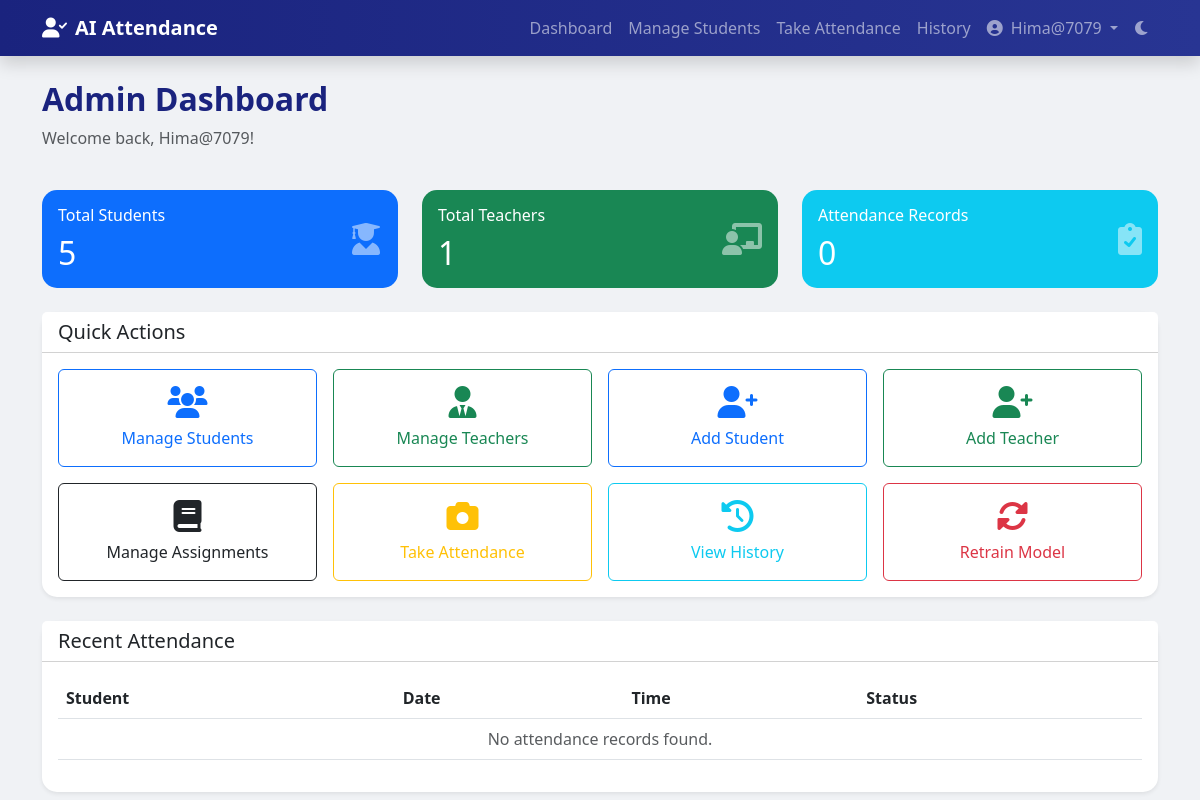
Before: /core/admin_dashboard/ (signed in) with the older database file.
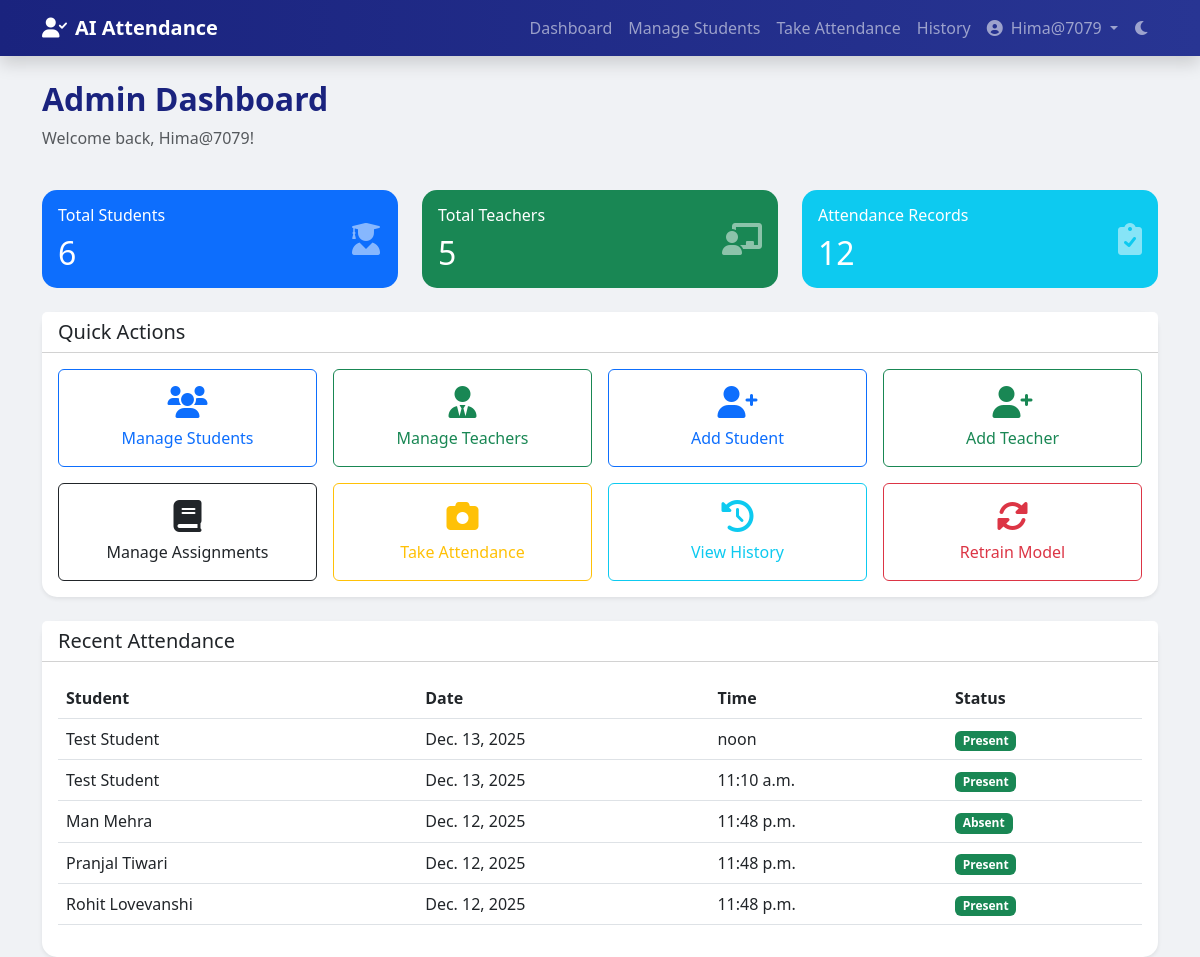
After: the same page with the newer database file.
### core/models.py (models this page shows, shortened)
class AttendanceRecord(models.Model):
    student = models.ForeignKey(Student, on_delete=models.CASCADE)
    date = models.DateField(default=datetime.date.today)
    time = models.TimeField(default=datetime.datetime.now)
    status = models.CharField(max_length=20, default='Present')
    subject = models.CharField(max_length=100, null=True, blank=True)
    class Meta:
        ordering = ['-date', '-time']

class Student(models.Model):
    user = models.OneToOneField(User, on_delete=models.CASCADE, null=True, blank=True)
    name = models.CharField(max_length=100)
    roll_number = models.CharField(max_length=20, unique=True)
    email = models.EmailField(max_length=100, null=True, blank=True)
    phone_number = models.CharField(max_length=15, null=True, blank=True)
    address = models.TextField(null=True, blank=True)
    date_of_birth = models.DateField(null=True, blank=True)
    department = models.CharField(max_length=100, null=True, blank=True)
    year = models.CharField(max_length=10, null=True, blank=True)
    section = models.CharField(max_length=10, null=True, blank=True)
    plain_password = models.CharField(max_length=128, null=True, blank=True)  # For display purposes only
    created_at = models.DateTimeField(auto_now_add=True)

### core/views.py (the view)
# urls.py: path('admin_dashboard/', views.admin_dashboard, name='admin_dashboard'),
@user_passes_test(lambda u: u.is_superuser)
def admin_dashboard(request):
    total_students = Student.objects.count()
    total_teachers = User.objects.filter(is_staff=True, is_superuser=False).count()
    total_attendance = AttendanceRecord.objects.count()
    recent_attendance = AttendanceRecord.objects.all().order_by('-date', '-time')[:5]
    context = {
        'total_students': total_students,
        'total_teachers': total_teachers,
        'total_attendance': total_attendance,
        'recent_attendance': recent_attendance,
    }
    return render(request, 'admin_dashboard.html', context)

### templates/admin_dashboard.html (shortened to what the changed rows need)
{% extends 'base.html' %}
{% block content %}
<div class="row mb-4">
    <div class="col-md-12">
        <h2 class="header-title">Admin Dashboard</h2>
    </div>
</div>
<div class="row mb-4">
    <div class="col-md-4">
        <div class="card bg-primary text-white h-100">
            <div class="card-body">
                <div class="d-flex justify-content-between align-items-center">
                    <div>
                        <h6 class="card-title mb-0">Total Students</h6>
                        <h2 class="mt-2 mb-0">{{ total_students }}</h2>
                    </div>
                </div>
            </div>
        </div>
    </div>
    <div class="col-md-4">
        <div class="card bg-success text-white h-100">
            <div class="card-body">
                <div class="d-flex justify-content-between align-items-center">
                    <div>
                        <h6 class="card-title mb-0">Total Teachers</h6>
                        <h2 class="mt-2 mb-0">{{ total_teachers }}</h2>
                    </div>
                </div>
            </div>
        </div>
    </div>
    <div class="col-md-4">
        <div class="card bg-info text-white h-100">
            <div class="card-body">
                <div class="d-flex justify-content-between align-items-center">
                    <div>
                        <h6 class="card-title mb-0">Attendance Records</h6>
                        <h2 class="mt-2 mb-0">{{ total_attendance }}</h2>
                    </div>
                </div>
            </div>
        </div>
    </div>
</div>
<div class="row">
    <div class="col-md-12">
        <div class="card shadow-sm">
            <div class="card-body">
                <div class="table-responsive">
                    <table class="table table-hover">
                        <thead>
                            <tr>
                                <th>Student</th>
                                <th>Date</th>
                                <th>Time</th>
                                <th>Status</th>
                            </tr>
                        </thead>
                        <tbody>
                            {% for record in recent_attendance %}
                            <tr>
                                <td>{{ record.student.name }}</td>
                                <td>{{ record.date }}</td>
                                <td>{{ record.time }}</td>
                                <td><span class="badge bg-success">{{ record.status }}</span></td>
                            </tr>
                            {% empty %}
                            <tr>
                                <td colspan="4" class="text-center text-muted">No attendance records found.</td>
                            </tr>
                            {% endfor %}
                        </tbody>
                    </table>
                </div>
            </div>
        </div>
    </div>
</div>
{% endblock %}

Changed rows visible on the page:
added AttendanceRecord: student.name "Test Student", date "Dec. 13, 2025", time "noon", status "Present"
added AttendanceRecord: student.name "Test Student", date "Dec. 13, 2025", time "11:10 a.m.", status "Present"
added AttendanceRecord: student.name "Man Mehra", date "Dec. 12, 2025", time "11:48 p.m.", status "Absent"
added AttendanceRecord: student.name "Pranjal Tiwari", date "Dec. 12, 2025", time "11:48 p.m.", status "Present"
added AttendanceRecord: student.name "Rohit Lovevanshi", date "Dec. 12, 2025", time "11:48 p.m.", status "Present"
Other visible differences:
{{ total_students }}: "5" → "6"
{{ total_teachers }}: "1" → "5"
{{ total_attendance }}: "0" → "12"
text no longer shown: "No attendance records found."
